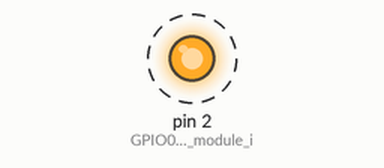
Recording of a sketch running on a simulated Arduino Uno, built with avr-gcc and run on an emulated ATmega328P. On the bench: output pins drawn as LEDs (lit = HIGH). Dashed ring = blinking. What the sketch prints to the serial monitor is not drawn.

Above: at 0.5 s.
Timing chart, 0 to 4.6 s (numbered marks = the images above):
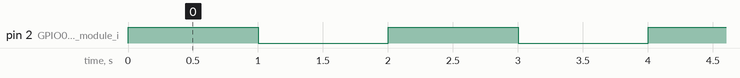

Measured:
- by itself, pin 2 (GPIO02_on_ESP-12_module_i): alternates HIGH for 1.0 s and LOW for 1.0 s

The sketch:

01-blinky.ino
```cpp
// INFO: On-board ESP12 LED will blink
// USAGE: Put the ESP12 into flashing firmware mode

void setup() {
  pinMode(2, OUTPUT); // GPIO02 on ESP-12 module is linked to on-board LED
  Serial.begin(9600);
  Serial.println("setup");
}

void loop() {
  digitalWrite(2, HIGH);
  Serial.println("HIGH");
  delay(1000);
  digitalWrite(2, LOW);
  delay(1000);
}
```
